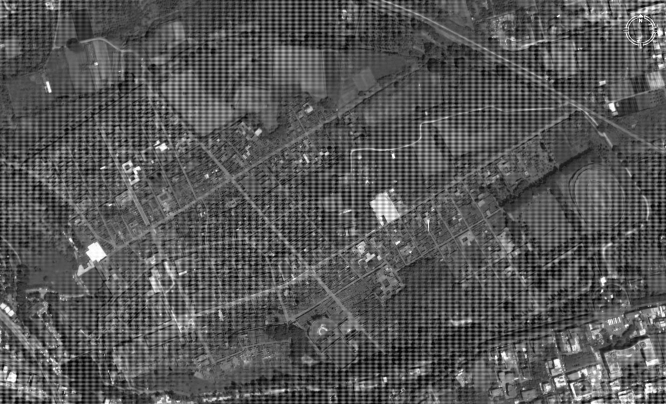
#> input picture aerial.jpg, 1332 x 808 px (shown at 1/2 size)
$ python image_noise.py
#> lines starting #> are read from the running program, lines starting #| are printed output that depends on the picture; after the words box and inside, x2 and y2 are one past the last pixel; in counts of white or black regions, pixels touching at a corner belong together
import numpy as np
import matplotlib.pyplot as plt

# Read in our image and plot it
img = plt.imread('aerial.jpg')
#> img is the input picture: shape (808, 1332); min 0, max 255, mean 86.8
plt.imshow(img)
plt.title('Original image with periodic noise', fontdict={'fontsize':18})
plt.tight_layout()
plt.savefig('noise_img.png')
plt.show()

# run the fft on the image
fft_img = np.fft.fft2(img)

# Shift our FFT to represent the power spectrum
shift_fft = np.fft.fftshift(fft_img)
# Scale it as well
scaled_fft = 10*np.log10(np.abs(shift_fft))
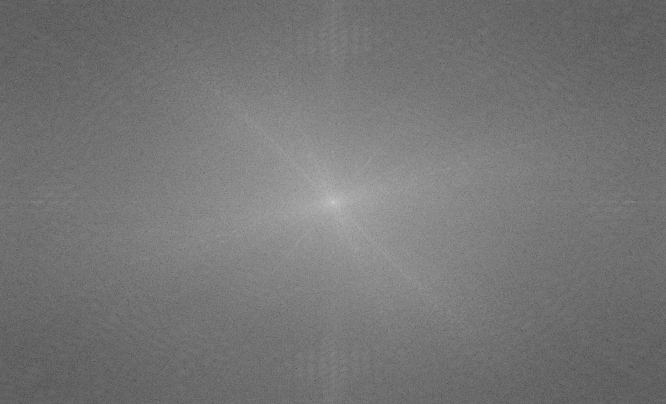
#> scaled_fft: shape (808, 1332) float64 (shown at 1/2 size); min -0.728, max 79.71, mean 36.4; drawn with min black and max white

# Show the original fft
plt.imshow(scaled_fft)
plt.title('Original Power Spectrum', fontdict={'fontsize':18})
plt.colorbar()
plt.tight_layout()
plt.savefig('og_noise_spectrum.png')
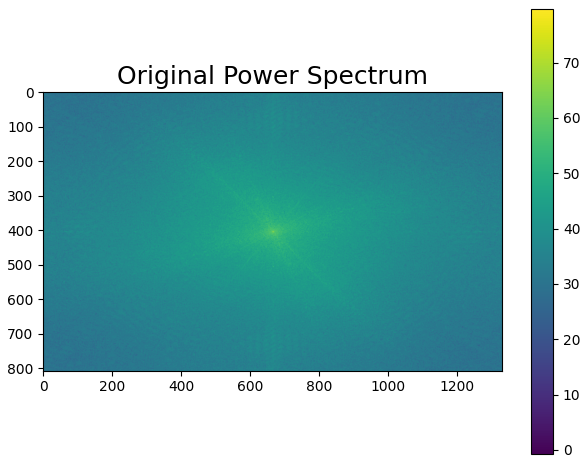
#> figure drawn by matplotlib, 2 panels
plt.show()

# Show zoomed in power spectrum, and removed peaks
fig, ax = plt.subplots(1, 3, figsize=(15, 5))
ax[0].imshow(scaled_fft[290:520, 540:800])
ax[0].set_title('Original Power Spectrum (zoomed)', fontsize=18)
ax[1].imshow(scaled_fft[290:520, 540:800] >= 69)
ax[1].set_title('Periodic noise peaks', fontsize=18)
new_scaled_fft = np.copy(scaled_fft)[290:520, 540:800]
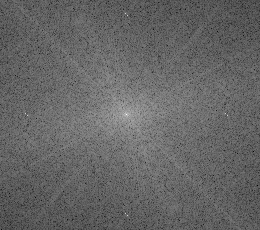
#> new_scaled_fft: shape (230, 260) float64; min 25.12, max 79.71, mean 47; drawn with min black and max white
new_scaled_fft[new_scaled_fft >= 69] = 0
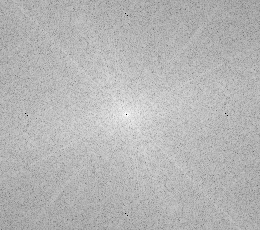
#> new_scaled_fft: shape (230, 260) float64; 0.02% of pixels changed, all inside (x1, y1, x2, y2) = (25, 13, 228, 216); drawn with min black and max white
ax[2].imshow(new_scaled_fft)
ax[2].set_title('Spectrum with peaks removed', fontsize=18)
plt.tight_layout()
plt.savefig('noise_spectrums.png')
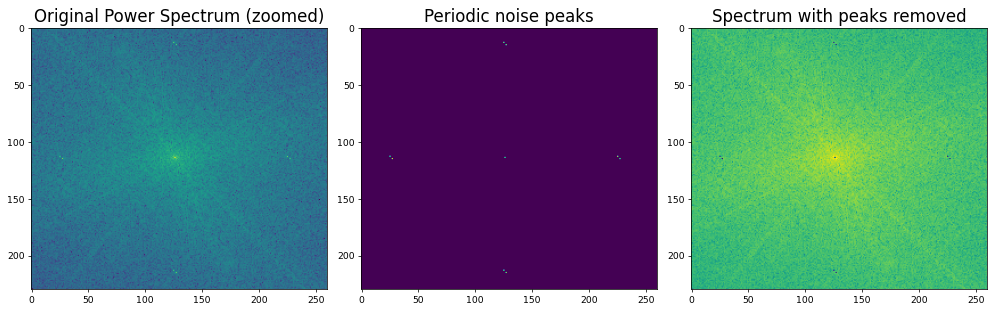
#> figure drawn by matplotlib, 3 panels
plt.show()

# Remove the peaks from the original shifted fft
shift_fft[scaled_fft >= 69] = 0

# Apply the inverse of our operations
inverse_scale = np.fft.ifftshift(shift_fft)
inverse_img = np.fft.ifft2(inverse_scale)

# Show the final image
plt.imshow(np.real(inverse_img))
plt.title('Image with periodic noise removed', fontdict={'fontsize':18})
plt.tight_layout()
plt.savefig('final_noise.png')
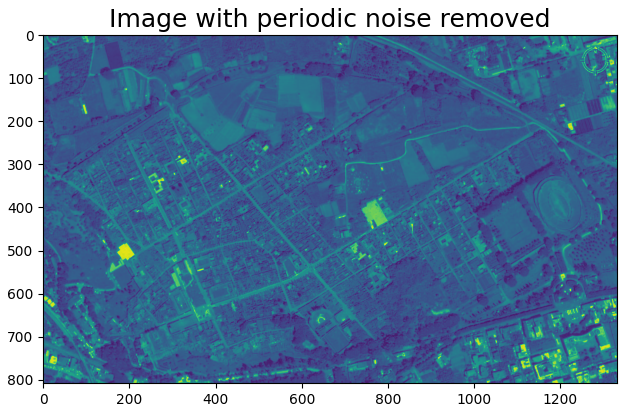
#> figure drawn by matplotlib, 1 panel
plt.show()

$ run again, with brick.jpg copied over aerial.jpg
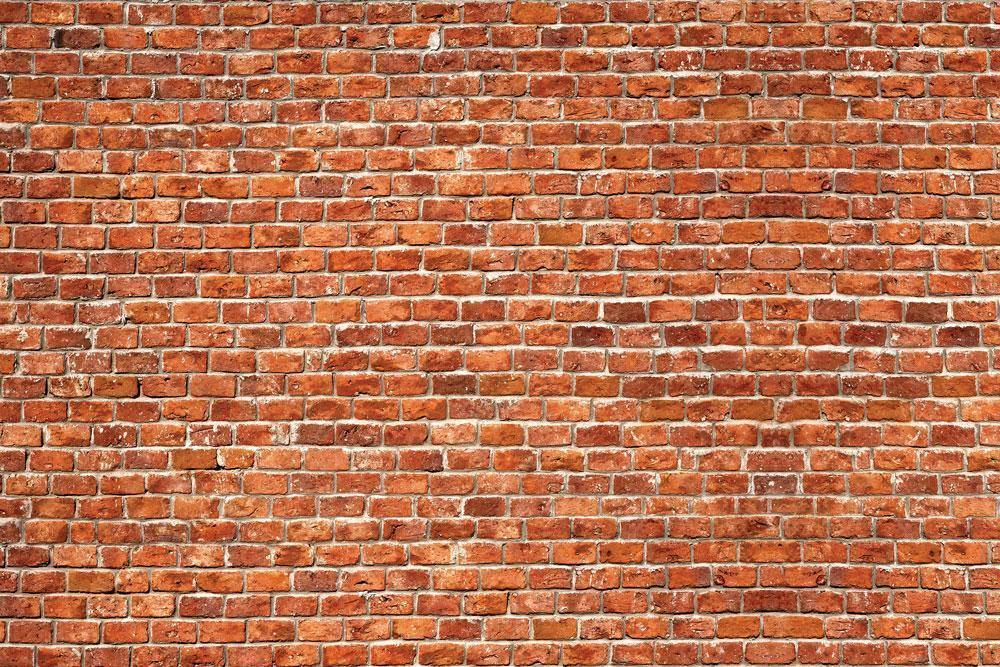
#> input picture brick.jpg, 1000 x 667 px
#> img is the input picture: shape (667, 1000, 3); mean R, G, B 184.3, 113.9, 81.5
#> `new_scaled_fft = np.copy(scaled_fft)[290:520, 540:800]`:
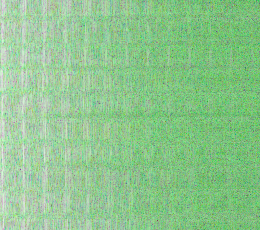
#> new_scaled_fft: shape (230, 260, 3) float64; mean of channels 0, 1, 2 22.8, 32.9, 22.8; drawn with min black and max white
#> `plt.savefig('final_noise.png')`:
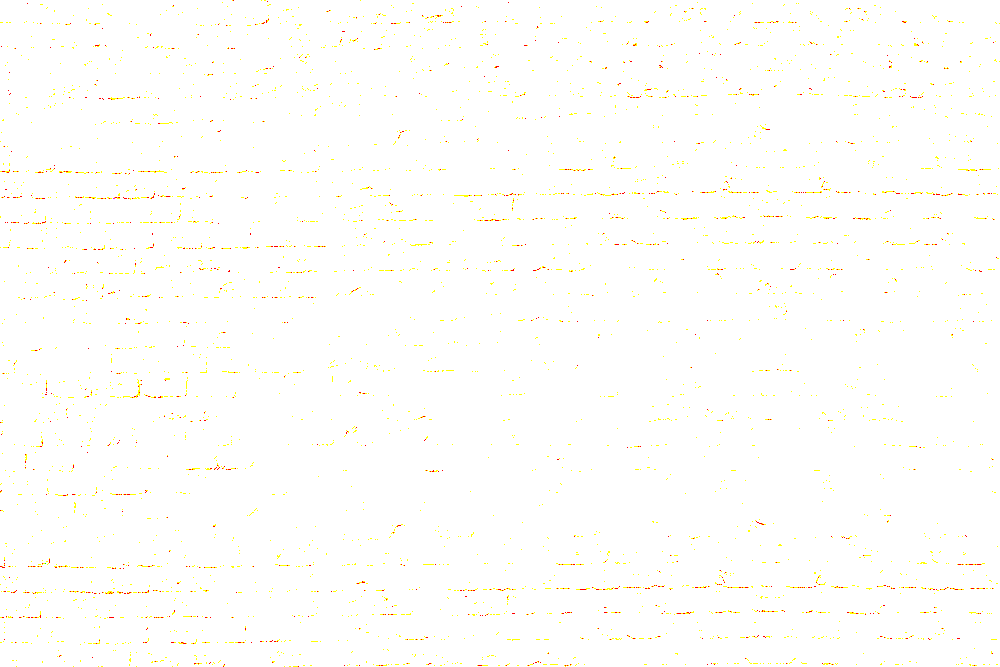
#> shown: shape (667, 1000, 3) float64; mean R, G, B 1, 0.998, 0.987
